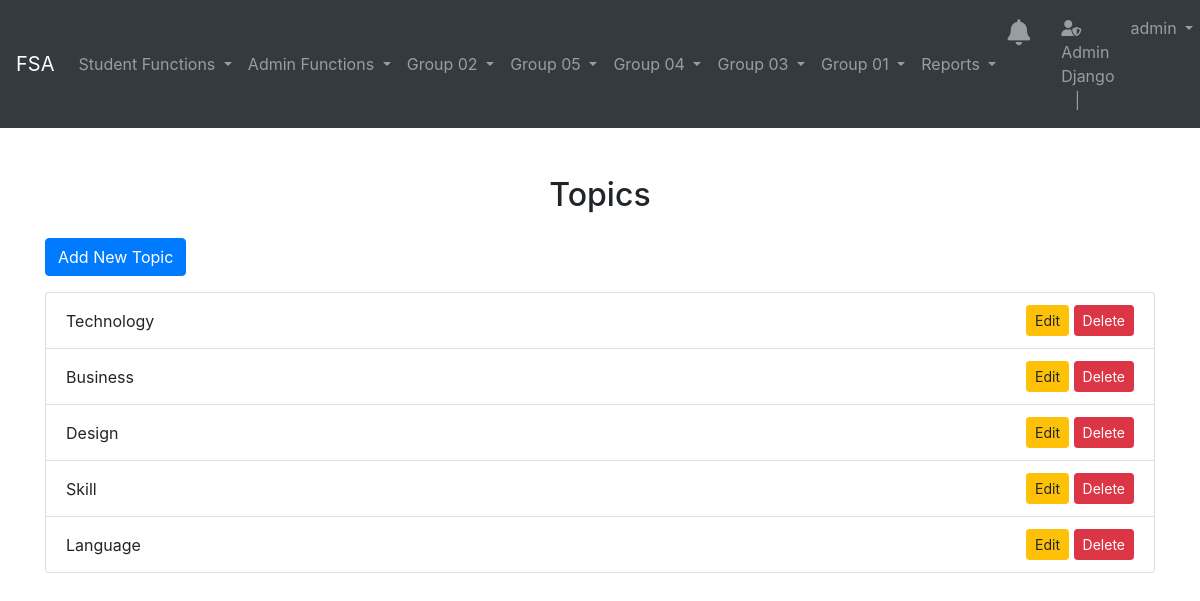
Page /course/topics/ (signed in) on the committed database.
### module_group/models.py (models this page shows, shortened)
class ModuleGroup(models.Model):
    group_name = models.CharField(max_length=255)

### user/models.py (models this page shows)
class User(AbstractUser):
    date_joined = models.DateTimeField(auto_now_add=True)
    training_programs = models.ManyToManyField(TrainingProgram, blank=True)
    modules = models.ManyToManyField(Module, related_name='assigned_users', blank=True)
    groups = models.ManyToManyField(
        Group,
        blank=True,
        help_text='The groups this user belongs to.',
        verbose_name='groups',
        related_name='custom_user_groups',
    )
    user_permissions = models.ManyToManyField(
        Permission,
        blank=True,
        help_text='Specific permissions for this user.',
        verbose_name='user permissions',
        related_name='custom_user_permissions',
    )

### course/models.py (models this page shows, shortened)
class Topic(models.Model):
    name = models.CharField(max_length=255, unique=True)

### course/views.py (the view)
# urls.py: path('topics/', views.topic_list, name='topic_list'),
def topic_list(request):
    module_groups = ModuleGroup.objects.all()
    topics = Topic.objects.all()
    return render(request, 'topic-tag/topic_list.html', {'module_groups': module_groups, 'topics': topics})

### course/templates/topic-tag/topic_list.html
{% extends 'base.html' %}
{% block content %}
<div class="container mt-5">
    <h2 class="mb-4 text-center">Topics</h2>
    <div class="mb-3">
        <a href="{% url 'course:topic_add' %}" class="btn btn-primary">Add New Topic</a>
    </div>
    <div class="list-group">
        {% for topic in topics %}
            <div class="list-group-item d-flex justify-content-between align-items-center">
                {{ topic.name }}
                <div>
                    <a href="{% url 'course:topic_edit' topic.pk %}" class="btn btn-sm btn-warning">Edit</a>
                    <a href="{% url 'course:topic_delete' topic.pk %}" class="btn btn-sm btn-danger">Delete</a>
                </div>
            </div>
        {% empty %}
            <div class="alert alert-info" role="alert">No topics found.</div>
        {% endfor %}
    </div>
</div>
{% endblock %}

### main/templates/base.html (shortened to what this page needs)
<!DOCTYPE html>
<html lang="en">
<head>
    <link rel="stylesheet" href="https://cdnjs.cloudflare.com/ajax/libs/font-awesome/5.15.4/css/all.min.css">
    <link href="https://cdn.jsdelivr.net/npm/bootstrap@5.3.0-alpha1/dist/css/bootstrap.min.css" rel="stylesheet">
    <link rel="stylesheet" href="https://stackpath.bootstrapcdn.com/bootstrap/4.5.2/css/bootstrap.min.css">
</head>
<link rel="stylesheet" href="https://cdnjs.cloudflare.com/ajax/libs/font-awesome/6.0.0-beta3/css/all.min.css">
</head>
<body>
    <nav class="navbar navbar-expand-lg navbar-dark bg-dark">
        <a class="navbar-brand" href="{% url 'main:home' %}">FSA</a>
        <div class="collapse navbar-collapse">
            {% if user.is_authenticated and user.is_superuser %}
            <ul class="navbar-nav mr-auto">
                {% for group in module_groups %}
                    <li class="nav-item dropdown">
                        <a class="nav-link dropdown-toggle" href="#" id="{{ group.id }}" role="button" data-bs-toggle="dropdown" aria-haspopup="true" aria-expanded="false">
                            {{ group.group_name }}
                        </a>
                    </li>
                {% endfor %}
            </ul>
                {% endif %}
            {% if request.user.is_authenticated %}
            <ul class="navbar-nav ml-auto">
                {% include 'notification_bell.html' %}
                <li class="nav-item">
                    <a class="nav-link" href="{% url 'admin:index' %}" target="_blank">
                        <i class="fas fa-user-shield"></i> Admin Django &nbsp;&nbsp;&nbsp;|
                    </a>
                </li>
                <li class="nav-item dropdown">
                    <a class="nav-link dropdown-toggle" href="#" id="navbarDropdown" role="button" data-bs-toggle="dropdown" aria-haspopup="true" aria-expanded="false">
                        {{ request.user.get_full_name|default:request.user.username }}
                    </a>
                </li>
            </ul>
        {% endif %}
        </nav>
    <div class="container-fluid mt-4">
        {% block content %}{% endblock %}
    </div>
</body>
</html>

### rows in the picture
ModuleGroup: group_name "Student Functions"
ModuleGroup: group_name "Admin Functions"
ModuleGroup: group_name "Group 02"
ModuleGroup: group_name "Group 05"
ModuleGroup: group_name "Group 04"
ModuleGroup: group_name "Group 03"
ModuleGroup: group_name "Group 01"
ModuleGroup: group_name "Reports"
User: user.get_full_name "admin"
Topic: name "Technology"
Topic: name "Business"
Topic: name "Design"
Topic: name "Skill"
Topic: name "Language"
